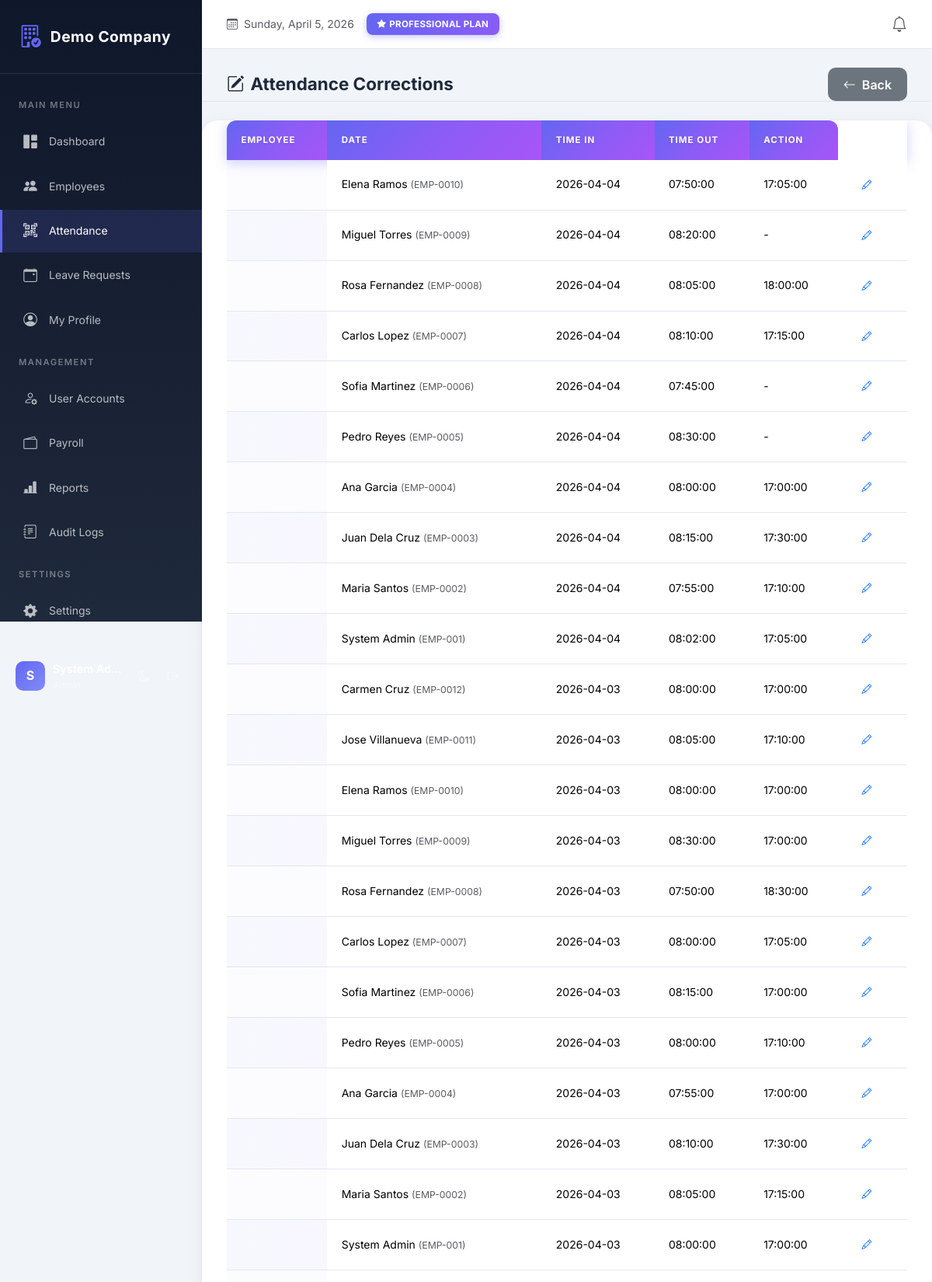
Screenshot of /modules/attendance/correct.php (signed in, upper part) with the database file from the repository.
### tables this page shows
CREATE TABLE attendance (
    id INT AUTO_INCREMENT PRIMARY KEY,
    company_id INT NOT NULL,
    employee_id INT NOT NULL,
    date DATE NOT NULL,
    time_in TIME NULL,
    time_out TIME NULL,
    notes VARCHAR(255),
    UNIQUE KEY uniq_attendance(company_id, employee_id, date)
);

CREATE TABLE employees (
    id INT AUTO_INCREMENT PRIMARY KEY,
    company_id INT NOT NULL,
    employee_code VARCHAR(30),
    first_name VARCHAR(100) NOT NULL,
    last_name VARCHAR(100) NOT NULL,
    email VARCHAR(150) NOT NULL,
    phone VARCHAR(50),
    department_id INT NULL,
    position_id INT NULL,
    hire_date DATE NULL,
    basic_salary DECIMAL(10,2) DEFAULT 0,
    status ENUM('active','inactive') DEFAULT 'active',
    created_at DATETIME DEFAULT CURRENT_TIMESTAMP,
    UNIQUE KEY uniq_emp_code(company_id, employee_code),
    UNIQUE KEY uniq_emp_email(company_id, email)
);

### includes/functions.php (called while the page is built, shortened)
<?php
function e($s) {
    return htmlspecialchars($s ?? "", ENT_QUOTES, "UTF-8");
}

### modules/attendance/correct.php (the view, shortened to what this page needs)
<?php
require_once __DIR__.'/../../config/db.php';
require_once __DIR__.'/../../includes/header.php';
require_once __DIR__.'/../../includes/nav.php';
$cid = company_id() ?? 1;
$rows = $pdo->prepare("SELECT a.*, e.first_name, e.last_name, e.employee_code
    FROM attendance a
    JOIN employees e ON e.id = a.employee_id
    WHERE a.company_id = ?
    ORDER BY a.date DESC, a.id DESC
    LIMIT 100");
$rows->execute([$cid]);
$rows = $rows->fetchAll();
?>
<div class="page-header d-flex justify-content-between align-items-center">
    <h4><i class="bi bi-pencil-square me-2"></i>Attendance Corrections</h4>
    <a href="index.php" class="btn btn-secondary"><i class="bi bi-arrow-left me-2"></i>Back</a>
</div>
<div class="card">
    <div class="card-body p-0">
        <table class="table table-hover mb-0">
            <thead><tr><th>Employee</th><th>Date</th><th>Time In</th><th>Time Out</th><th>Action</th></tr></thead>
            <tbody>
            <?php foreach($rows as $r): ?>
                <tr>
                    <td><?= e($r['first_name'].' '.$r['last_name']) ?> <small class="text-muted">(<?= e($r['employee_code']) ?>)</small></td>
                    <td><?= e($r['date']) ?></td>
                    <td><?= e($r['time_in'] ?? '-') ?></td>
                    <td><?= e($r['time_out'] ?? '-') ?></td>
                    <td><button class="btn btn-sm btn-outline-primary" data-bs-toggle="modal" data-bs-target="#edit<?= (int)$r['id'] ?>"><i class="bi bi-pencil"></i></button></td>
                </tr>
            <?php endforeach; ?>
            </tbody>
        </table>
    </div>
</div>
<?php require_once __DIR__.'/../../includes/footer.php'; ?>

### public/assets/css/style.css (style rules this page uses)
* { margin: 0; padding: 0; box-sizing: border-box; }
body { font-family: 'Inter', -apple-system, BlinkMacSystemFont, 'Segoe UI', Roboto, sans-serif; font-size: 14px; line-height: 1.6; font-weight: 400; background: var(--bg-body); color: var(--text-primary); min-height: 100vh; transition: background 0.3s ease, color 0.3s ease; -webkit-font-smoothing: antialiased; -moz-osx-font-smoothing: grayscale; }
.card, .modal-content, .dropdown-menu, .table, .btn, .form-control, .form-select { transition: background 0.3s ease, border-color 0.3s ease, color 0.3s ease; }
.main-content > *:not(.top-bar) { padding: 0 2rem; }
.main-content > .page-header { padding-top: 1.5rem; }
.main-content > *:last-child { padding-bottom: 2rem; }
.card { border: none; border-radius: 20px; box-shadow: 0 4px 20px rgba(0,0,0,0.06), 0 1px 3px rgba(0,0,0,0.08); background: var(--bg-card); overflow: hidden; transition: transform 0.2s ease, box-shadow 0.2s ease; }
.table { margin-bottom: 0; color: var(--text-primary); }
.table thead th { background: linear-gradient(135deg, #6366f1 0%, #8b5cf6 50%, #a855f7 100%); color: white; font-weight: 700; border: none; padding: 1rem 1.15rem; text-transform: uppercase; font-size: 0.72rem; letter-spacing: 1px; white-space: nowrap; position: relative; text-shadow: 0 1px 2px rgba(0,0,0,0.1); }
.table thead th:first-child { border-radius: 12px 0 0 0; }
.table thead th:last-child { border-radius: 0 12px 0 0; }
.table thead tr { box-shadow: 0 4px 15px rgba(99, 102, 241, 0.3); }
.table tbody tr { transition: all 0.25s cubic-bezier(0.4, 0, 0.2, 1); border-bottom: 1px solid var(--border-color); position: relative; }
.table tbody tr::before { content: ''; position: absolute; left: 0; top: 0; bottom: 0; width: 4px; background: linear-gradient(180deg, #6366f1, #a855f7); opacity: 0; transition: opacity 0.25s ease; border-radius: 0 4px 4px 0; }
.table tbody tr:nth-child(odd) { background: linear-gradient(90deg, rgba(99, 102, 241, 0.02) 0%, rgba(168, 85, 247, 0.02) 100%); }
.table tbody tr:nth-child(even) { background: linear-gradient(90deg, rgba(99, 102, 241, 0.05) 0%, rgba(168, 85, 247, 0.05) 100%); }
.table td { padding: 1rem 1.15rem; vertical-align: middle; border-color: var(--border-color); }
.btn { border-radius: 10px; font-weight: 600; padding: 0.6rem 1.25rem; transition: all 0.2s ease; border: none; }
.btn-sm { padding: 0.4rem 0.75rem; font-size: 0.8rem; }
.page-header { margin-bottom: 1.5rem; padding-bottom: 1rem; border-bottom: 1px solid var(--border-color); }
.page-header h4 { font-weight: 700; color: var(--text-primary); margin: 0; font-size: 1.4rem; }
.card, .stat-card { animation: fadeIn 0.3s ease-out; }

### rows the page displays
attendance: employee.last_name "Elena Ramos", employee.employee_code "EMP-0010", date "2026-04-04", time_in "07:50:00", time_out "17:05:00"
attendance: employee.last_name "Miguel Torres", employee.employee_code "EMP-0009", date "2026-04-04", time_in "08:20:00", time_out "-"
attendance: employee.last_name "Rosa Fernandez", employee.employee_code "EMP-0008", date "2026-04-04", time_in "08:05:00", time_out "18:00:00"
attendance: employee.last_name "Carlos Lopez", employee.employee_code "EMP-0007", date "2026-04-04", time_in "08:10:00", time_out "17:15:00"
attendance: employee.last_name "Sofia Martinez", employee.employee_code "EMP-0006", date "2026-04-04", time_in "07:45:00", time_out "-"
attendance: employee.last_name "Pedro Reyes", employee.employee_code "EMP-0005", date "2026-04-04", time_in "08:30:00", time_out "-"
attendance: employee.last_name "Ana Garcia", employee.employee_code "EMP-0004", date "2026-04-04", time_in "08:00:00", time_out "17:00:00"
attendance: employee.last_name "Juan Dela Cruz", employee.employee_code "EMP-0003", date "2026-04-04", time_in "08:15:00", time_out "17:30:00"
attendance: employee.last_name "Maria Santos", employee.employee_code "EMP-0002", date "2026-04-04", time_in "07:55:00", time_out "17:10:00"
attendance: employee.last_name "System Admin", employee.employee_code "EMP-001", date "2026-04-04", time_in "08:02:00", time_out "17:05:00"
attendance: employee.last_name "Carmen Cruz", employee.employee_code "EMP-0012", date "2026-04-03", time_in "08:00:00", time_out "17:00:00"
attendance: employee.last_name "Jose Villanueva", employee.employee_code "EMP-0011", date "2026-04-03", time_in "08:05:00", time_out "17:10:00"
attendance: employee.last_name "Elena Ramos", employee.employee_code "EMP-0010", date "2026-04-03", time_in "08:00:00", time_out "17:00:00"
attendance: employee.last_name "Miguel Torres", employee.employee_code "EMP-0009", date "2026-04-03", time_in "08:30:00", time_out "17:00:00"
attendance: employee.last_name "Rosa Fernandez", employee.employee_code "EMP-0008", date "2026-04-03", time_in "07:50:00", time_out "18:30:00"
attendance: employee.last_name "Carlos Lopez", employee.employee_code "EMP-0007", date "2026-04-03", time_in "08:00:00", time_out "17:05:00"
attendance: employee.last_name "Sofia Martinez", employee.employee_code "EMP-0006", date "2026-04-03", time_in "08:15:00", time_out "17:00:00"
attendance: employee.last_name "Pedro Reyes", employee.employee_code "EMP-0005", date "2026-04-03", time_in "08:00:00", time_out "17:10:00"
attendance: employee.last_name "Ana Garcia", employee.employee_code "EMP-0004", date "2026-04-03", time_in "07:55:00", time_out "17:00:00"
attendance: employee.last_name "Juan Dela Cruz", employee.employee_code "EMP-0003", date "2026-04-03", time_in "08:10:00", time_out "17:30:00"
attendance: employee.last_name "Maria Santos", employee.employee_code "EMP-0002", date "2026-04-03", time_in "08:05:00", time_out "17:15:00"
attendance: employee.last_name "System Admin", employee.employee_code "EMP-001", date "2026-04-03", time_in "08:00:00", time_out "17:00:00"

### other values shown
$company['name'] "Demo Company"
substr($u['name'] ?: $u['email'], 0, 1) "S"
$company['plan'] "PROFESSIONAL"
